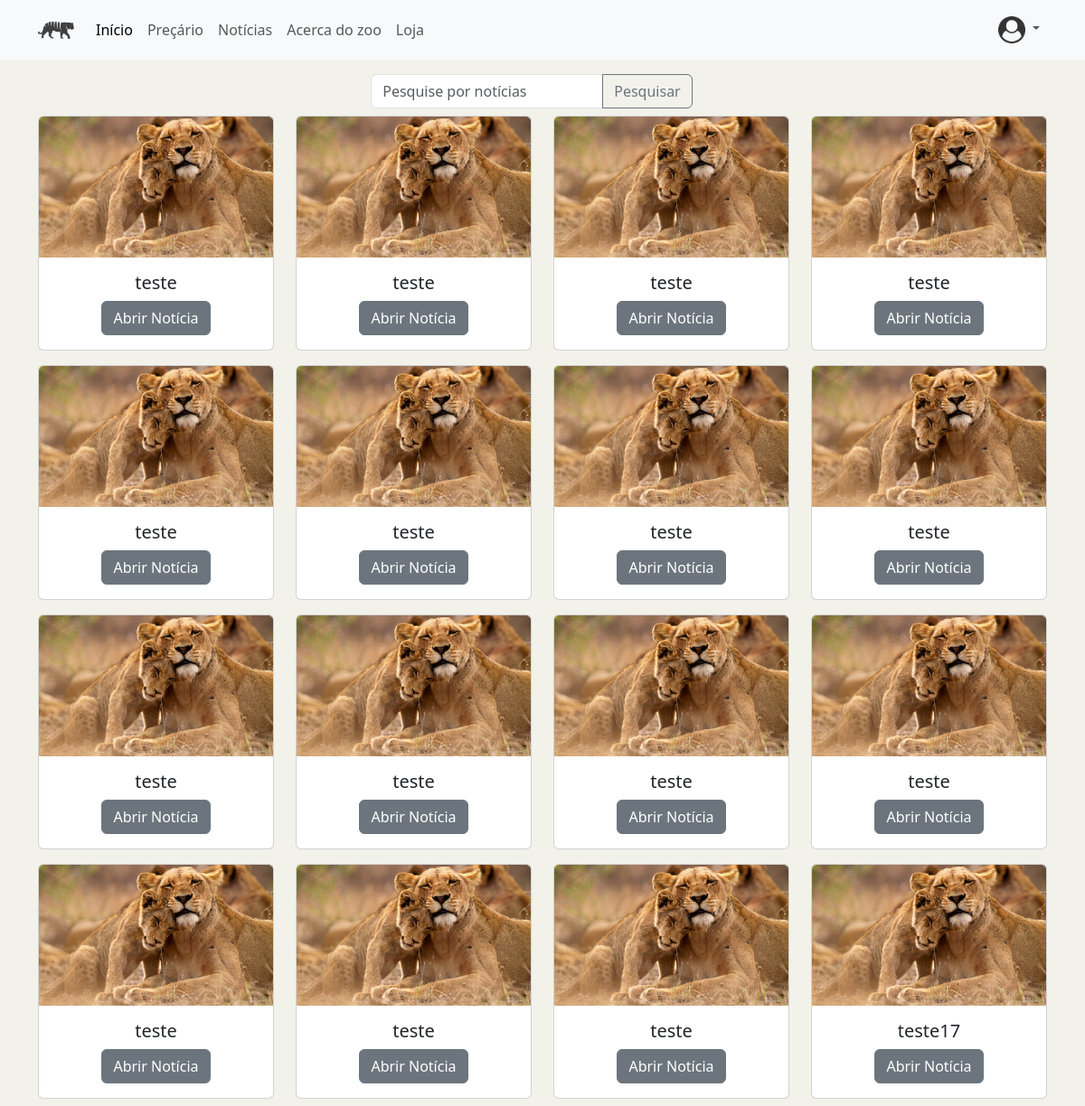
Before: /noticias with the older database file.
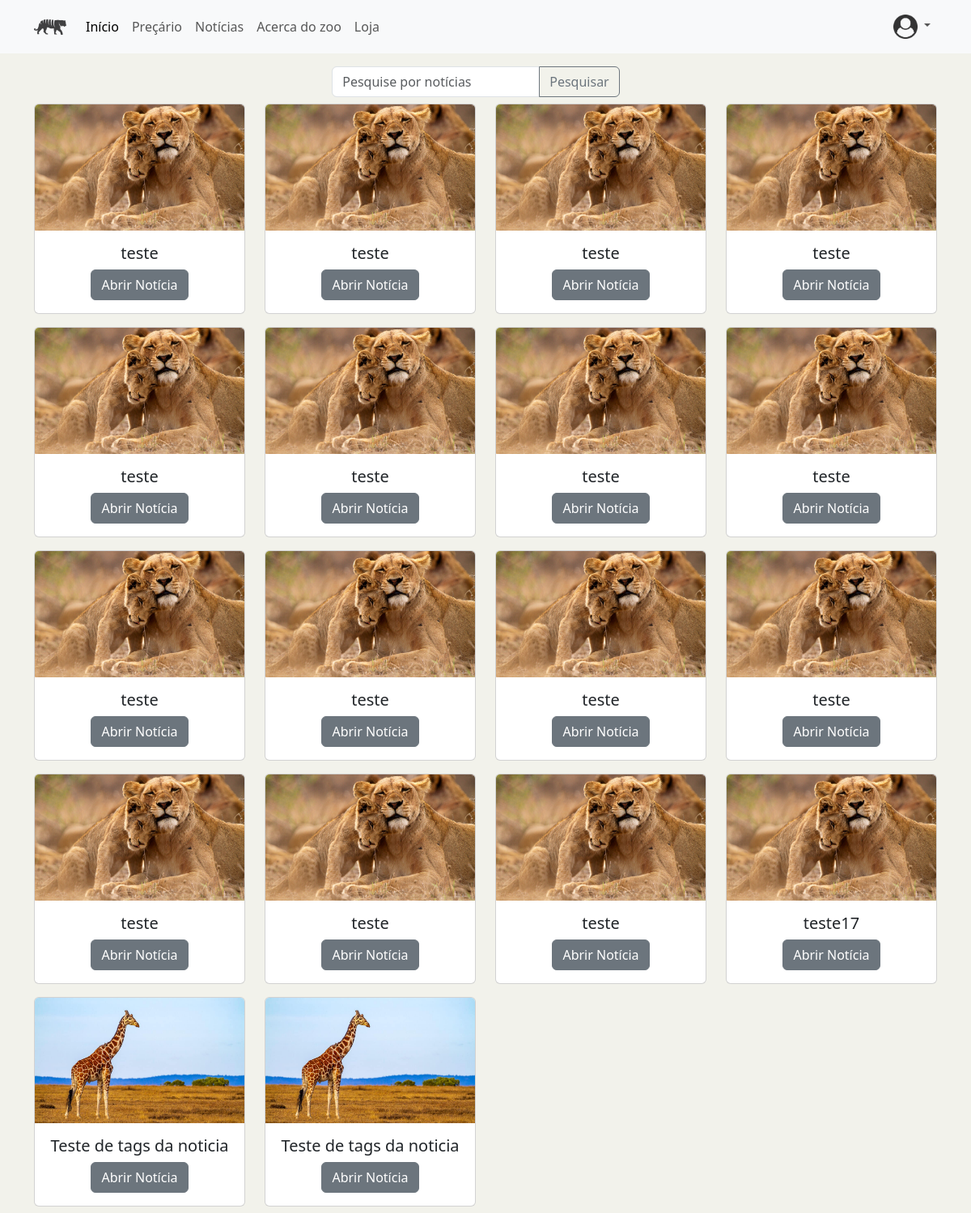
After: the same page with the newer database file.
### ZOO_App/models.py (models this page shows)
class Noticia(models.Model):
    imagem = models.FileField(upload_to="noticias", null=True)
    descricao = models.CharField(max_length=200)
    titulo = models.CharField(max_length=20)

### ZOO_App/views.py (the view, shortened to what this page needs)
# urls.py: path('noticias',views.render_noticias, name='listagem_noticias'),
def render_noticias(request):
    lista_noticias = Noticia.objects.all()
    lista_noticias = list(lista_noticias)
    if "searchTerm" in request.POST:
        searchTerm = request.POST["searchTerm"]
        for item in lista_noticias.copy():
            if item.descricao.find(searchTerm) == -1 and item.titulo.find(searchTerm) == -1:
                lista_noticias.remove(item)
    return render(request, 'ZOO_App/listagem_noticias.html',
                  {'noticias': lista_noticias, 'all' :list})

### ZOO_App/templates/ZOO_App/listagem_noticias.html (shortened to what this page needs)
{%extends "./index.html"%} {% block conteudo %} {% load static %}
<form
  class="row w-100 mt-3 justify-content-center"
  action="{% url 'ZOO_App:listagem_noticias' %}"
  method="post"
>
  <div class="col-auto">
    <div class="input-group">
      <input
        type="text"
        name="searchTerm"
        placeholder="Pesquise por notícias"
        class="form-control"
      />
      <button type="submit" class="btn btn-outline-secondary">Pesquisar</button>
    </div>
  </div>
</form>
<div class="container text-center">
  <div class="row row-cols-md-4">
    {% for noticia in noticias %}
    <div class="col my-2">
      <div class="card">
        <img
          src="{{ noticia.imagem.url }}"
          class="card-img-top"
          alt="imagem da noticia"
        />
        <div class="card-body">
          <h5 class="card-title">{{noticia.titulo}}</h5>
          <a
            href="{% url 'ZOO_App:detalhe_noticia' noticia.id %}"
            class="btn btn-secondary"
            >Abrir Notícia</a
          >
        </div>
      </div>
    </div>
    {% endfor %}
  </div>
</div>
{% endblock %}

Changed rows visible on the page:
added Noticia: imagem (picture), titulo "Teste de tags da noticia"
added Noticia: imagem (picture), titulo "Teste de tags da noticia"
